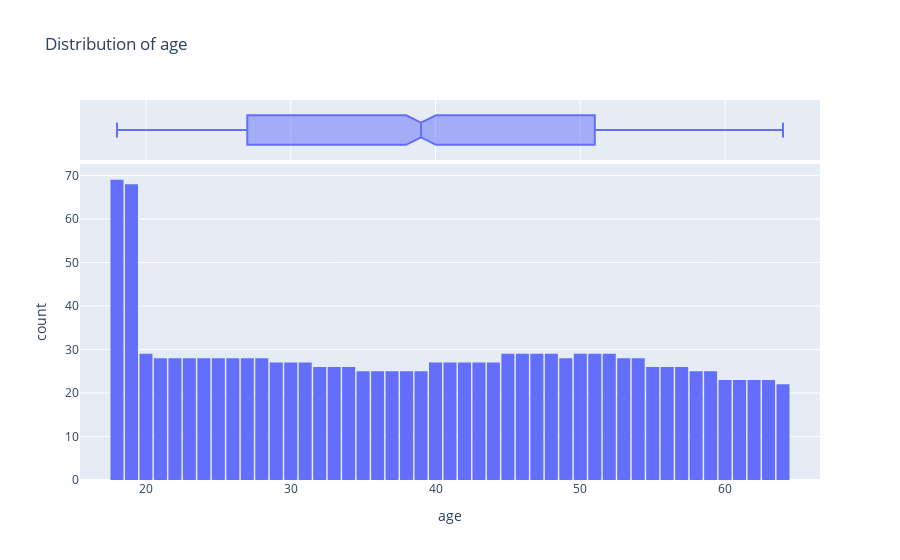

Here is the notebook cell this chart was saved with:
### Markdown cell above
#### Age is a numeric column. The minimum age in the dataset is 18, whereas the maximum age is 64. 
#### This means that we can use a histogram with 47 bins(1 for each year 64-18+1) - helps to visualize the distribution of age (number of people for every age)
#### Box plot - gives minimum/maximum/distribution; also tells where all the points lie (essence of distribution)

### Code cell
fig = px.histogram(med_df, x='age', marginal = 'box',nbins = 47, title = 'Distribution of age')
fig.update_layout(bargap=0.1)
fig.show()

#maginal = box -> gives a box plot right above the histogram

### Figure 1 — Plotly figure (JSON) as saved in the notebook; plotly's stock layout.template omitted (floating-point values rounded to 4 significant figures; data arrays with more than 128 entries replaced by an {"elided": "..."} marker saying what was removed)
{"data": [{"bingroup": "x", "hovertemplate": "age=%{x}<br>count=%{y}<extra></extra>", "legendgroup": "", "marker": {"color": "#636efa", "pattern": {"shape": ""}}, "name": "", "nbinsx": 47, "orientation": "v", "showlegend": false, "type": "histogram", "x": {"elided": "1338 int values"}, "xaxis": "x", "yaxis": "y"}, {"hovertemplate": "age=%{x}<extra></extra>", "legendgroup": "", "marker": {"color": "#636efa"}, "name": "", "notched": true, "showlegend": false, "type": "box", "x": {"elided": "1338 int values"}, "xaxis": "x2", "yaxis": "y2"}], "layout": {"bargap": 0.1, "barmode": "relative", "legend": {"tracegroupgap": 0}, "title": {"text": "Distribution of age"}, "xaxis": {"anchor": "y", "domain": [0, 1], "title": {"text": "age"}}, "xaxis2": {"anchor": "y2", "domain": [0, 1], "matches": "x", "showgrid": true, "showticklabels": false}, "yaxis": {"anchor": "x", "domain": [0, 0.8316], "title": {"text": "count"}}, "yaxis2": {"anchor": "x2", "domain": [0.8416, 1], "matches": "y2", "showgrid": false, "showline": false, "showticklabels": false, "ticks": ""}}}
